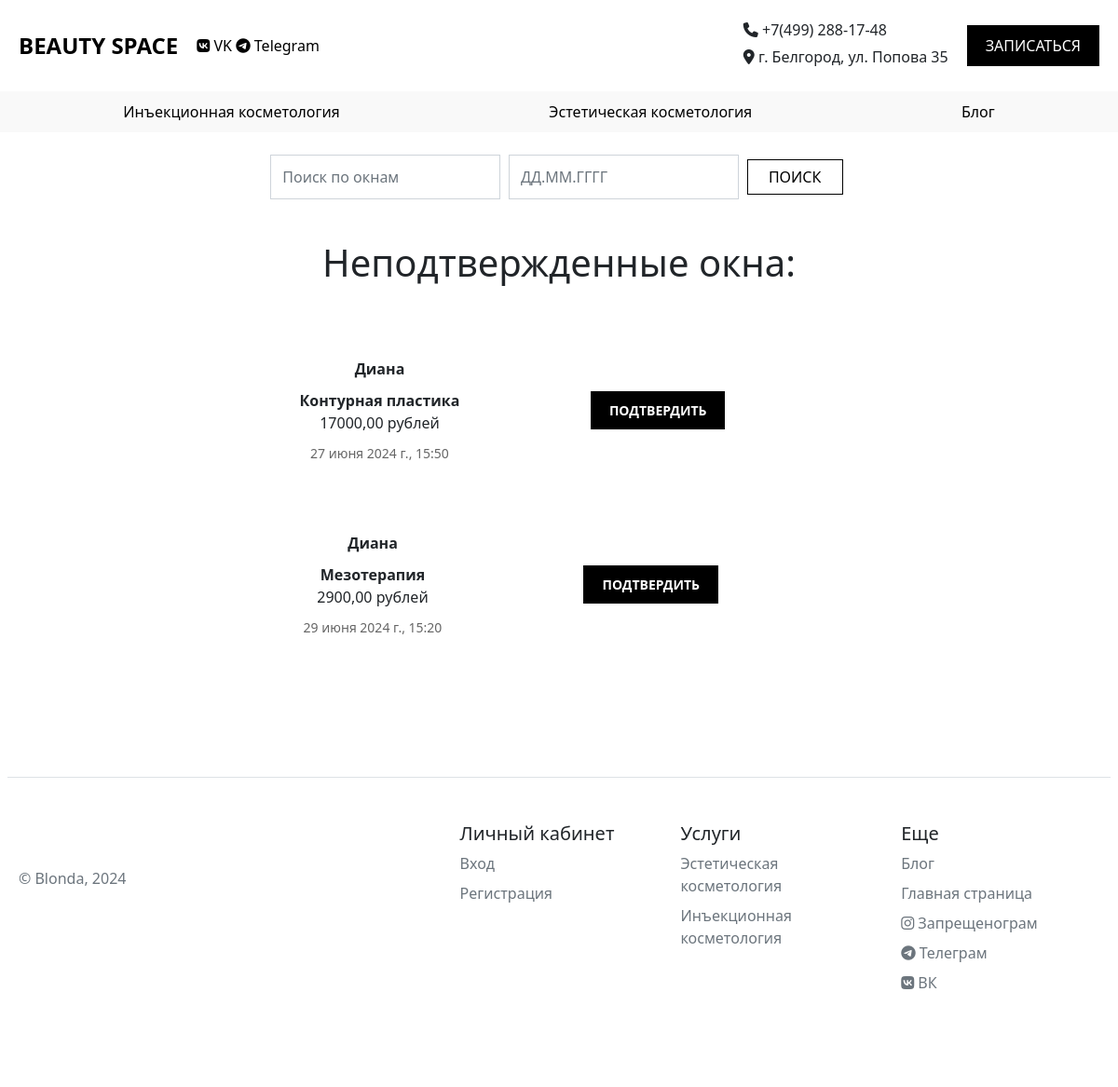
Screenshot of /records_response/ (signed in) with the database file from the repository.
### main/models.py (models this page shows, shortened)
class UserProfile(models.Model):
    user = models.OneToOneField(User, on_delete=models.CASCADE)
    is_superuser = models.BooleanField(default=False)
    surname = models.CharField(max_length=25, blank=True, default='', verbose_name='Фамилия')
    name = models.CharField(max_length=25, blank=True, default='', verbose_name='Имя')
    patronymic = models.CharField(max_length=25, blank=True, default='', verbose_name='Отчество')
    phone_number = models.CharField(max_length=15, blank=True, default='', verbose_name='Номер телефона')
    class Meta:
        verbose_name = 'Профиль пользователя'
        verbose_name_plural = 'Профили пользователей'

class ProcedureRecord(models.Model):
    service = models.ForeignKey(Service, on_delete=models.CASCADE, verbose_name='Услуга')
    type = models.CharField(max_length=50, verbose_name='Тип косметологии')
    price = models.DecimalField('Цена', max_digits=10, decimal_places=2)
    date = models.DateField('Дата')
    time = models.TimeField('Время проведения')
    client_profile = models.ForeignKey(UserProfile, on_delete=models.CASCADE, blank=True, null=True, related_name='client_responses', verbose_name='Профиль клиента')
    response = models.BooleanField('Отклик на сободную запись', default=False)
    confirmed = models.BooleanField('Подтверждено администратором', default=False)
    active = models.BooleanField('Активна', default=False)
    completed = models.BooleanField('Выполнена', default=False)
    cancelled = models.BooleanField('Отменена', default=False)
    class Meta:
        verbose_name = 'Запись на процедуру'
        verbose_name_plural = 'Записи на процедуры'

class Service(models.Model):
    COSMETOLOGY_TYPES = [
        ('inject', 'Инъекционная косметология'),
        ('aesthetic', 'Эстетическая косметология'),
    ]
    type = models.CharField(
        max_length=50,
        choices=COSMETOLOGY_TYPES,
        verbose_name='Тип косметологии',
        default='inject'
    )
    name = models.TextField('Название события', blank=True, null=True)
    duration = models.TextField('Время проведения', blank=True, null=True)
    price = models.TextField('Цена', blank=True, null=True)
    annotation = models.TextField('Место проведения', blank=True, null=True)
    class Meta:
        verbose_name = 'Услуга'
        verbose_name_plural = 'Услуги'

### main/views.py (the view)
# urls.py: path('records_response/', views.records_response, name='records_response'),
@login_required
def records_response(request):
    response_records = ProcedureRecord.objects.filter(response=True, confirmed=False)
    return render(request, 'main/records_response.html', {'response_records': response_records})

### main/templates/main/records_response.html (shortened to what this page needs)
{% extends 'main/layout.html' %}
{% load static %}
{% block content %}
<div class="input-group">
    <input type="search" id="searchInput" class="form-control rounded col-12 col-md-6" placeholder="Поиск по окнам" aria-label="Search" aria-describedby="search-addon" />
    <input type="text" id="dateInput" class="form-control rounded col-12 col-md-4" placeholder="ДД.ММ.ГГГГ" aria-label="Date" aria-describedby="date-addon" />
    <button type="button" id="searchButton" class="btn btn-outline-primary col-12 col-md-2" data-mdb-ripple-init>Поиск</button>
</div>
<h1>Неподтвержденные окна:</h1>
<div class="record-container">
{% for record in response_records %}
    <div class="record">
        <div class="record-info">
            <p><b>{{ user.userprofile.name }} </b>
            <p><b>{{ record.service.name }} </b> {{ record.price }} рублей </p>
            <p class="date-time"> {{ record.date }}, {{ record.time }} </p>
        </div>
        <form method="post" action="{% url 'book_response_record' record.id %}">
            <button type="submit" class="record-button">ПОДТВЕРДИТЬ</button>
        </form>
    </div>
{% endfor %}
    </div>
{% endblock %}

### main/static/main/stylesheet/style.css (style rules this page uses)
body { display: flex; flex-direction: column; align-items: center; justify-content: center; }
main h1 { margin-bottom: 26px; }
form { padding: 20px; width: 100%; max-width: 400px; }
.record-container { max-width: 1200px; margin: 20px auto; padding: 20px; }
.record { display: flex; justify-content: space-around; align-items: center; padding: 15px; margin-bottom: 10px; }
.record-info { display: flex; flex-direction: column; }
.record-info p { margin: 5px 0; }
.record-info .date-time { font-size: 14px; color: #666; }
.record p { margin: 5px 0; }
.record .date-time { font-size: 14px; color: #666; }
.record-button { padding: 10px 20px; font-size: 14px; font-weight: bold; text-align: center; text-decoration: none; color: #fff; background-color: #000; border: none; cursor: pointer; transition: background-color 0.3s ease; }
.input-group { padding: 24px; gap: 10px; border-radius: 0px; }
.input-group .form-control, .input-group .btn { border-radius: 0 !important; }
.btn { padding: 20px 20px; margin: 5px; border: none !important; border-radius: 0px !important; cursor: pointer; width: 100%; }
.record-info { margin: 12px; }
.input-group { margin-bottom: 20px; display: flex; justify-content: center; }
.btn-outline-primary { align-self: start; font-size: 1rem; padding: 8px 12px; border: 1px solid #000 !important; color: #000 !important; text-transform: uppercase; transition: background-color 0.2s, color 0.2s; text-decoration: none; }

### rows the page displays
ProcedureRecord: service.name "Контурная пластика", price "17000,00", date "27 июня 2024 г.", time "15:50"
ProcedureRecord: service.name "Мезотерапия", price "2900,00", date "29 июня 2024 г.", time "15:20"

### other values shown
{{ user.userprofile.name }} "Диана"
